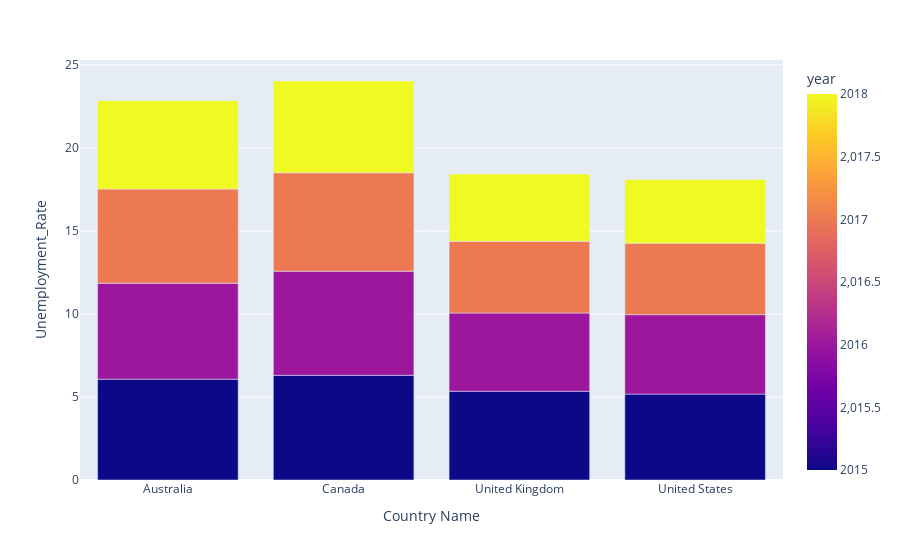

Source (notebook cell):
### Markdown cell above
Here's one bar chart using this data:

### Code cell
fig = px.bar(df_filter2, x="Country Name", y="Unemployment_Rate", color="year", barmode="group")
fig.show()

### Figure 1 — Plotly figure (JSON) as saved in the notebook; plotly's stock layout.template omitted (floating-point values rounded to 4 significant figures)
{"data": [{"alignmentgroup": "True", "hovertemplate": "Country Name=%{x}<br>Unemployment_Rate=%{y}<br>year=%{marker.color}<extra></extra>", "legendgroup": "", "marker": {"color": [2015, 2015, 2015, 2015, 2016, 2016, 2016, 2016, 2017, 2017, 2017, 2017, 2018, 2018, 2018, 2018], "coloraxis": "coloraxis", "pattern": {"shape": ""}}, "name": "", "offsetgroup": "", "orientation": "v", "showlegend": false, "textposition": "auto", "type": "bar", "x": ["Australia", "Canada", "United Kingdom", "United States", "Australia", "Canada", "United Kingdom", "United States", "Australia", "Canada", "United Kingdom", "United States", "Australia", "Canada", "United Kingdom", "United States"], "xaxis": "x", "y": [6.074, 6.305, 5.344, 5.175, 5.781, 6.275, 4.715, 4.786, 5.669, 5.927, 4.322, 4.307, 5.32, 5.527, 4.044, 3.836], "yaxis": "y"}], "layout": {"barmode": "group", "coloraxis": {"colorbar": {"title": {"text": "year"}}, "colorscale": [[0, "#0d0887"], [0.1111, "#46039f"], [0.2222, "#7201a8"], [0.3333, "#9c179e"], [0.4444, "#bd3786"], [0.5556, "#d8576b"], [0.6667, "#ed7953"], [0.7778, "#fb9f3a"], [0.8889, "#fdca26"], [1, "#f0f921"]]}, "legend": {"tracegroupgap": 0}, "margin": {"t": 60}, "xaxis": {"anchor": "y", "domain": [0, 1], "title": {"text": "Country Name"}}, "yaxis": {"anchor": "x", "domain": [0, 1], "title": {"text": "Unemployment_Rate"}}}}
